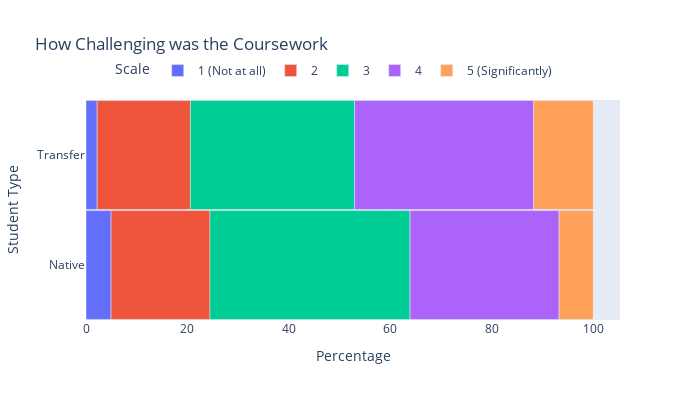

Here is the notebook cell this chart was saved with:
### Code cell
fig = DivergingGraphPlot(transfer, native, label, graphTitle, X_title, Y_title)
fig.show()

X_label = ""
Y_label = "1(Not Challenging) ... 5(Very Challenging)"
x_label = ["Week 2", "Week 3", "Week 4", "Week 5", "Week 6", "Week 7", "Week 8", "Week 9"]
graphLabel = "How Challenging was the Coursework"
df1 = plotLineGraph(transfer, native, label, graphLabel, X_label, Y_label, x_label, x)
print(df1)

### Figure 1 — Plotly figure (JSON) as saved in the notebook; plotly's stock layout.template omitted (floating-point values rounded to 4 significant figures)
{"data": [{"hovertemplate": "%{y}: %{x}", "name": "1 (Not at all)", "orientation": "h", "type": "bar", "x": [2.206, 4.938], "y": ["Transfer", "Native"]}, {"hovertemplate": "%{y}: %{x}", "name": "2", "orientation": "h", "type": "bar", "x": [18.38, 19.5], "y": ["Transfer", "Native"]}, {"hovertemplate": "%{y}: %{x}", "name": "3", "orientation": "h", "type": "bar", "x": [32.35, 39.44], "y": ["Transfer", "Native"]}, {"hovertemplate": "%{y}: %{x}", "name": "4", "orientation": "h", "type": "bar", "x": [35.29, 29.38], "y": ["Transfer", "Native"]}, {"hovertemplate": "%{y}: %{x}", "name": "5 (Significantly)", "orientation": "h", "type": "bar", "x": [11.76, 6.75], "y": ["Transfer", "Native"]}], "layout": {"bargap": 0.01, "barmode": "relative", "height": 400, "legend": {"orientation": "h", "title": {"text": "Scale"}, "x": 0.05, "y": 1.2}, "title": {"text": "How Challenging was the Coursework"}, "width": 700, "xaxis": {"title": {"text": "Percentage"}}, "yaxis": {"autorange": "reversed", "title": {"text": "Student Type"}}}}
